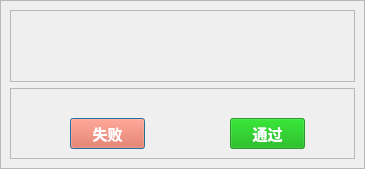
<?xml version="1.0" encoding="UTF-8"?>
<ui version="4.0">
 <class>Message</class>
 <widget class="QDialog" name="Message">
  <property name="geometry">
   <rect>
    <x>0</x>
    <y>0</y>
    <width>365</width>
    <height>169</height>
   </rect>
  </property>
  <property name="minimumSize">
   <size>
    <width>365</width>
    <height>169</height>
   </size>
  </property>
  <property name="maximumSize">
   <size>
    <width>365</width>
    <height>169</height>
   </size>
  </property>
  <property name="windowTitle">
   <string>标题</string>
  </property>
  <property name="styleSheet">
   <string notr="true"/>
  </property>
  <layout class="QVBoxLayout" name="verticalLayout" stretch="0">
   <property name="leftMargin">
    <number>0</number>
   </property>
   <property name="topMargin">
    <number>0</number>
   </property>
   <property name="rightMargin">
    <number>0</number>
   </property>
   <property name="bottomMargin">
    <number>0</number>
   </property>
   <item>
    <widget class="QFrame" name="frame">
     <property name="styleSheet">
      <string notr="true"/>
     </property>
     <property name="frameShape">
      <enum>QFrame::StyledPanel</enum>
     </property>
     <property name="frameShadow">
      <enum>QFrame::Raised</enum>
     </property>
     <layout class="QVBoxLayout" name="verticalLayout_2">
      <item>
       <widget class="QFrame" name="frame_2">
        <property name="frameShape">
         <enum>QFrame::StyledPanel</enum>
        </property>
        <property name="frameShadow">
         <enum>QFrame::Raised</enum>
        </property>
        <widget class="QLabel" name="label">
         <property name="geometry">
          <rect>
           <x>6</x>
           <y>0</y>
           <width>331</width>
           <height>62</height>
          </rect>
         </property>
         <property name="font">
          <font>
           <bold>true</bold>
          </font>
         </property>
         <property name="text">
          <string/>
         </property>
         <property name="alignment">
          <set>Qt::AlignCenter</set>
         </property>
        </widget>
       </widget>
      </item>
      <item>
       <widget class="QFrame" name="frame_3">
        <property name="frameShape">
         <enum>QFrame::StyledPanel</enum>
        </property>
        <property name="frameShadow">
         <enum>QFrame::Raised</enum>
        </property>
        <widget class="QPushButton" name="pushButton">
         <property name="geometry">
          <rect>
           <x>60</x>
           <y>30</y>
           <width>75</width>
           <height>31</height>
          </rect>
         </property>
         <property name="font">
          <font>
           <pointsize>11</pointsize>
           <bold>true</bold>
          </font>
         </property>
         <property name="styleSheet">
          <string notr="true">background-color: rgb(252, 86, 50);
color: rgb(255, 255, 255);</string>
         </property>
         <property name="text">
          <string>失败</string>
         </property>
        </widget>
        <widget class="QPushButton" name="pushButton_2">
         <property name="geometry">
          <rect>
           <x>220</x>
           <y>30</y>
           <width>75</width>
           <height>31</height>
          </rect>
         </property>
         <property name="font">
          <font>
           <pointsize>11</pointsize>
           <bold>true</bold>
          </font>
         </property>
         <property name="styleSheet">
          <string notr="true">background-color: rgba(0, 170, 0, 180);
color: rgb(255, 255, 255);</string>
         </property>
         <property name="text">
          <string>通过</string>
         </property>
        </widget>
       </widget>
      </item>
     </layout>
    </widget>
   </item>
  </layout>
 </widget>
 <resources/>
 <connections/>
</ui>
